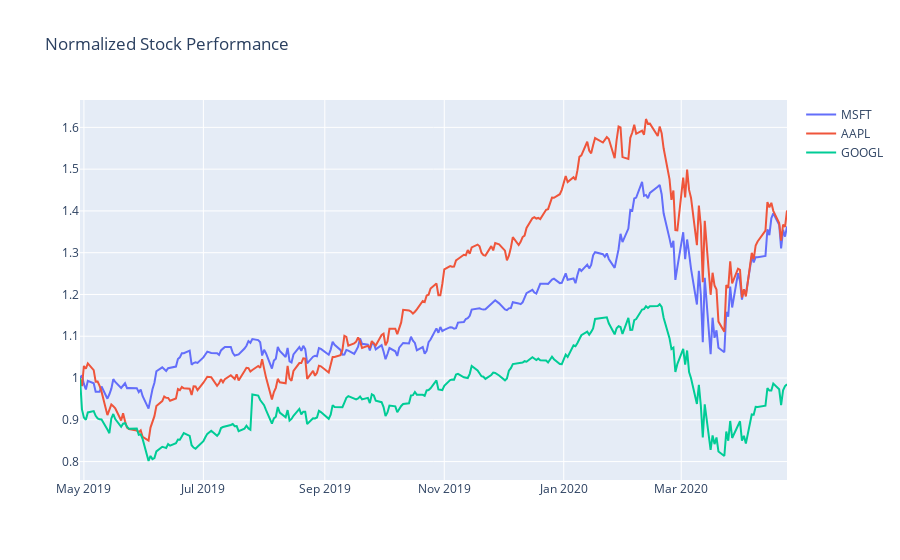

The notebook cell this image was saved under:
### Code cell
import plotly.offline as py
import plotly.graph_objs as go
py.init_notebook_mode(connected = True)

data = []
for stock in stocks.listOfStocks:
    data.append(
        go.Scatter(
            x = stock.time,
            y = stock.valsNorm,
            name = stock.name
        )
    )
layout = go.Layout(
  title = 'Normalized Stock Performance',
  yaxis = dict(
    hoverformat = '.3g'
  )
)
fig = go.Figure(data=data,layout=layout)
py.iplot(fig)

### Figure 1 — Plotly figure (JSON) as saved in the notebook; plotly's stock layout.template omitted (floating-point values rounded to 4 significant figures; data arrays with more than 128 entries replaced by an {"elided": "..."} marker saying what was removed)
{"data": [{"name": "MSFT", "type": "scatter", "x": {"elided": "251 str values"}, "y": {"elided": "251 float values"}}, {"name": "AAPL", "type": "scatter", "x": {"elided": "251 str values"}, "y": {"elided": "251 float values"}}, {"name": "GOOGL", "type": "scatter", "x": {"elided": "251 str values"}, "y": {"elided": "251 float values"}}], "layout": {"title": {"text": "Normalized Stock Performance"}, "yaxis": {"hoverformat": ".3g"}}}
